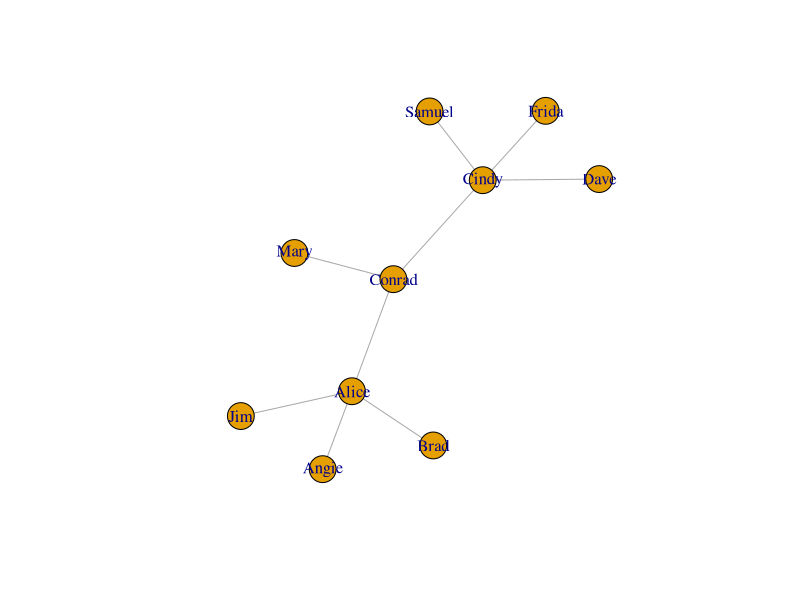
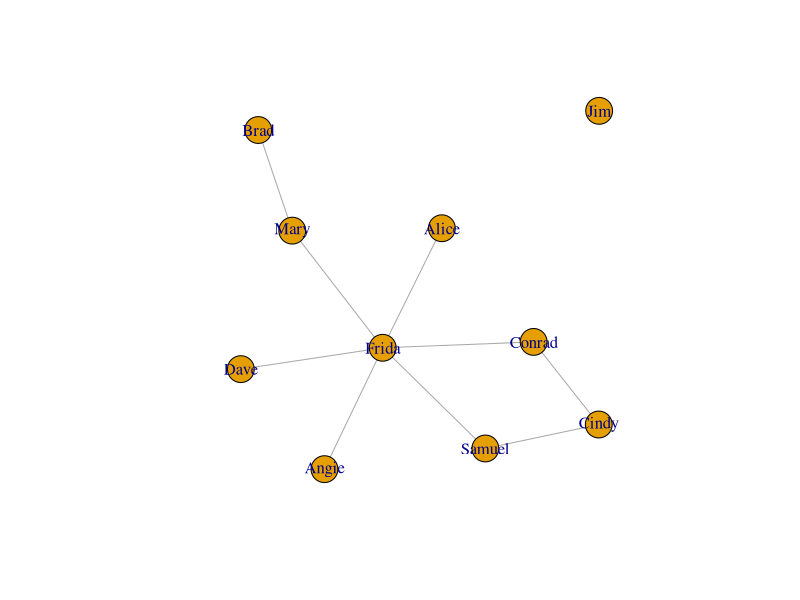

These charts were generated, in order, by the following R code:
## Converted Python code from SNA for Startups
## Translated by: Bryan Shepherd
## 7.15.13



if(!suppressWarnings(require(igraph))) {
  install.packages("igraph")
  library(igraph)
} else {
  library(igraph)
}


#### Create the formal org chart

# Create an edgelist to pass to the graph function 
o.el <- matrix(c('Conrad','Mary',
                 'Conrad','Cindy',
                 'Conrad','Alice',
                 'Alice','Brad',
                 'Alice','Angie',
                 'Alice','Jim',
                 'Cindy','Samuel',
                 'Cindy','Dave',
                 'Cindy','Frida'), ncol=2, byrow=TRUE)

o <- graph.edgelist(o.el, directed=FALSE)

plot(o)
             
#### Create informal networks chart

a.el <- matrix(c('Cindy','Samuel',
               'Cindy','Conrad',
               'Samuel','Frida',
               'Conrad','Frida',
               'Alice','Frida',
               'Angie','Frida',
               'Dave','Frida',
               'Mary','Frida',
               'Brad','Mary'), ncol=2, byrow=TRUE)

a <- graph.edgelist(a.el, directed=FALSE)

?add.vertices

a <- a + vertex("Jim")

plot(a)
          
#### More information

# http://igraph.sourceforge.net/igraphbook/igraphbook-creating.html